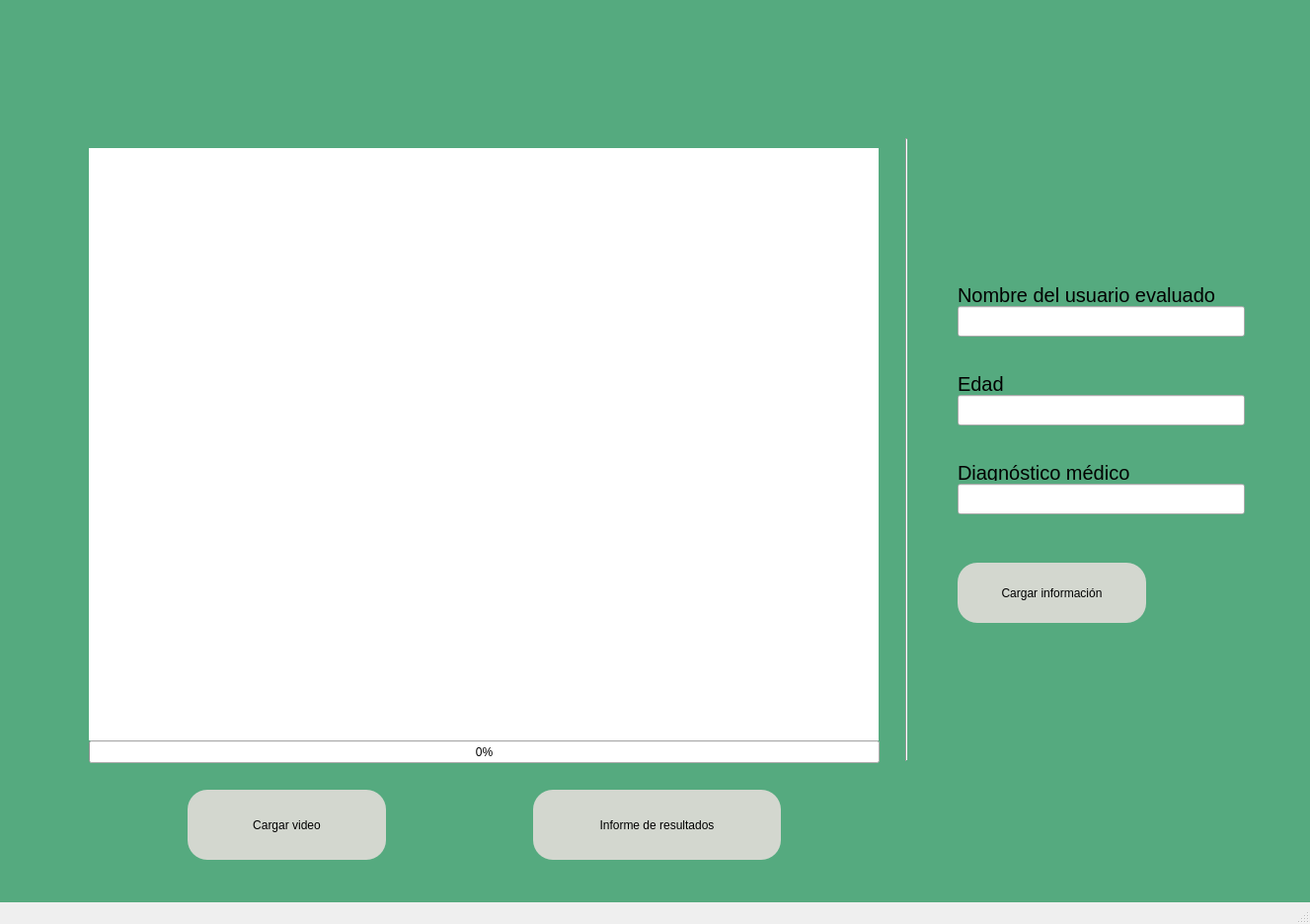
<?xml version="1.0" encoding="UTF-8"?>
<ui version="4.0">
 <class>MainWindow</class>
 <widget class="QMainWindow" name="MainWindow">
  <property name="geometry">
   <rect>
    <x>0</x>
    <y>0</y>
    <width>1327</width>
    <height>936</height>
   </rect>
  </property>
  <property name="windowTitle">
   <string>MainWindow</string>
  </property>
  <property name="styleSheet">
   <string notr="true">QWidget#centralwidget{background-color: rgb(85,170,127);}
</string>
  </property>
  <widget class="QWidget" name="centralwidget">
   <widget class="QLabel" name="labelVIDEO">
    <property name="geometry">
     <rect>
      <x>90</x>
      <y>150</y>
      <width>800</width>
      <height>600</height>
     </rect>
    </property>
    <property name="styleSheet">
     <string notr="true">background-color: rgb(255,255,255)</string>
    </property>
    <property name="text">
     <string/>
    </property>
   </widget>
   <widget class="QPushButton" name="botonCARGAR">
    <property name="geometry">
     <rect>
      <x>190</x>
      <y>800</y>
      <width>201</width>
      <height>71</height>
     </rect>
    </property>
    <property name="styleSheet">
     <string notr="true">border-radius: 20px;
background-color: rgb(211, 215, 207);</string>
    </property>
    <property name="text">
     <string>Cargar video</string>
    </property>
   </widget>
   <widget class="QPushButton" name="pushButtonINFORME">
    <property name="geometry">
     <rect>
      <x>540</x>
      <y>800</y>
      <width>251</width>
      <height>71</height>
     </rect>
    </property>
    <property name="autoFillBackground">
     <bool>false</bool>
    </property>
    <property name="styleSheet">
     <string notr="true">border-radius: 20px;
background-color: rgb(211, 215, 207);</string>
    </property>
    <property name="text">
     <string>Informe de resultados</string>
    </property>
   </widget>
   <widget class="QLabel" name="labelLOGO">
    <property name="geometry">
     <rect>
      <x>310</x>
      <y>20</y>
      <width>131</width>
      <height>121</height>
     </rect>
    </property>
    <property name="styleSheet">
     <string notr="true">background-image: url(:/prefijoNuevo/Logo_ACHS.png);</string>
    </property>
    <property name="text">
     <string/>
    </property>
    <property name="pixmap">
     <pixmap resource="test.qrc">:/prefijoNuevo/Logo_ACHS.png</pixmap>
    </property>
    <property name="scaledContents">
     <bool>true</bool>
    </property>
   </widget>
   <widget class="QLabel" name="labelLOGO2">
    <property name="geometry">
     <rect>
      <x>520</x>
      <y>10</y>
      <width>241</width>
      <height>131</height>
     </rect>
    </property>
    <property name="styleSheet">
     <string notr="true">background-image: url(:/prefijoNuevo/LOGO_SUSESO.png);</string>
    </property>
    <property name="text">
     <string/>
    </property>
    <property name="pixmap">
     <pixmap resource="test2.qrc">:/prefijoNuevo/LOGO_SUSESO.png</pixmap>
    </property>
    <property name="scaledContents">
     <bool>true</bool>
    </property>
   </widget>
   <widget class="QProgressBar" name="progressBar">
    <property name="geometry">
     <rect>
      <x>90</x>
      <y>750</y>
      <width>801</width>
      <height>23</height>
     </rect>
    </property>
    <property name="value">
     <number>0</number>
    </property>
   </widget>
   <widget class="QLineEdit" name="lineNOMBRE">
    <property name="geometry">
     <rect>
      <x>970</x>
      <y>310</y>
      <width>291</width>
      <height>31</height>
     </rect>
    </property>
   </widget>
   <widget class="QLabel" name="label">
    <property name="geometry">
     <rect>
      <x>970</x>
      <y>290</y>
      <width>311</width>
      <height>17</height>
     </rect>
    </property>
    <property name="font">
     <font>
      <pointsize>15</pointsize>
     </font>
    </property>
    <property name="text">
     <string>Nombre del usuario evaluado</string>
    </property>
   </widget>
   <widget class="QLineEdit" name="lineEDAD">
    <property name="geometry">
     <rect>
      <x>970</x>
      <y>490</y>
      <width>291</width>
      <height>31</height>
     </rect>
    </property>
   </widget>
   <widget class="QLabel" name="label_2">
    <property name="geometry">
     <rect>
      <x>970</x>
      <y>470</y>
      <width>231</width>
      <height>17</height>
     </rect>
    </property>
    <property name="font">
     <font>
      <pointsize>15</pointsize>
     </font>
    </property>
    <property name="text">
     <string>Diagnóstico médico</string>
    </property>
   </widget>
   <widget class="QLineEdit" name="lineDIAGNOSTICO">
    <property name="geometry">
     <rect>
      <x>970</x>
      <y>400</y>
      <width>291</width>
      <height>31</height>
     </rect>
    </property>
   </widget>
   <widget class="QLabel" name="label_3">
    <property name="geometry">
     <rect>
      <x>970</x>
      <y>380</y>
      <width>67</width>
      <height>17</height>
     </rect>
    </property>
    <property name="font">
     <font>
      <pointsize>15</pointsize>
     </font>
    </property>
    <property name="text">
     <string>Edad</string>
    </property>
   </widget>
   <widget class="Line" name="line">
    <property name="geometry">
     <rect>
      <x>903</x>
      <y>140</y>
      <width>31</width>
      <height>631</height>
     </rect>
    </property>
    <property name="orientation">
     <enum>Qt::Vertical</enum>
    </property>
   </widget>
   <widget class="QPushButton" name="pushButtonDATAPACIENTE">
    <property name="enabled">
     <bool>true</bool>
    </property>
    <property name="geometry">
     <rect>
      <x>970</x>
      <y>570</y>
      <width>191</width>
      <height>61</height>
     </rect>
    </property>
    <property name="autoFillBackground">
     <bool>false</bool>
    </property>
    <property name="styleSheet">
     <string notr="true">border-radius: 20px;
background-color: rgb(211, 215, 207);</string>
    </property>
    <property name="text">
     <string>Cargar información</string>
    </property>
    <property name="autoDefault">
     <bool>false</bool>
    </property>
   </widget>
   <widget class="QLabel" name="label_4">
    <property name="geometry">
     <rect>
      <x>870</x>
      <y>10</y>
      <width>161</width>
      <height>131</height>
     </rect>
    </property>
    <property name="styleSheet">
     <string notr="true">background-image: url(:/prefijoNuevo/Logo_UCH.png);</string>
    </property>
    <property name="text">
     <string/>
    </property>
    <property name="pixmap">
     <pixmap resource="test6.qrc">:/prefijoNuevo/Logo_UCH.png</pixmap>
    </property>
    <property name="scaledContents">
     <bool>true</bool>
    </property>
   </widget>
  </widget>
  <widget class="QMenuBar" name="menubar">
   <property name="geometry">
    <rect>
     <x>0</x>
     <y>0</y>
     <width>1327</width>
     <height>22</height>
    </rect>
   </property>
  </widget>
  <widget class="QStatusBar" name="statusbar"/>
 </widget>
 <resources>
  <include location="test.qrc"/>
  <include location="test2.qrc"/>
  <include location="test6.qrc"/>
 </resources>
 <connections/>
</ui>
